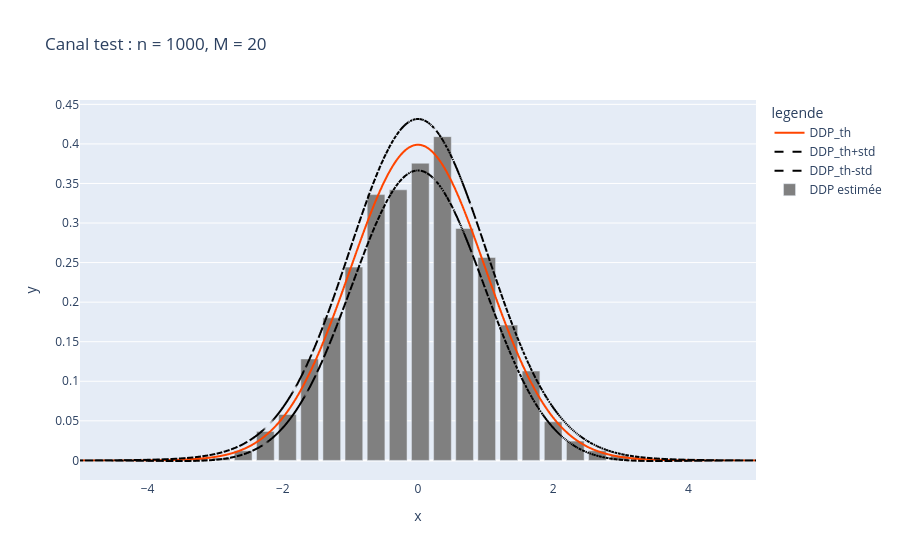

Notebook cell for this chart:
### Code cell
# analyse du canal test
b = tsa.canal_test()

n = 1000
DDPest, c, Delta = histo(b, n=n, M=20)

cth = np.linspace(-5, 5, 1000)
DDPth = np.exp(-cth**2 / 2) / np.sqrt(2 * np.pi)
std_estim = np.sqrt(DDPth * (1 - Delta * DDPth) / (n * Delta))

compareDDP(c, DDPest, cth, DDPth, std_estim, title=f"Canal test : n = {n}, M = 20")

### Figure 1 — Plotly figure (JSON) as saved in the notebook; plotly's stock layout.template omitted (floating-point values rounded to 4 significant figures; data arrays with more than 128 entries replaced by an {"elided": "..."} marker saying what was removed)
{"data": [{"hovertemplate": "legende=DDP_th<br>x=%{x}<br>y=%{y}<extra></extra>", "legendgroup": "DDP_th", "line": {"color": "orangered", "dash": "solid"}, "marker": {"symbol": "circle"}, "mode": "lines", "name": "DDP_th", "showlegend": true, "type": "scattergl", "x": {"elided": "1000 float values"}, "xaxis": "x", "y": {"elided": "1000 float values"}, "yaxis": "y"}, {"hovertemplate": "legende=DDP_th+std<br>x=%{x}<br>y=%{y}<extra></extra>", "legendgroup": "DDP_th+std", "line": {"color": "black", "dash": "dash"}, "marker": {"symbol": "circle"}, "mode": "lines", "name": "DDP_th+std", "showlegend": true, "type": "scattergl", "x": {"elided": "1000 float values"}, "xaxis": "x", "y": {"elided": "1000 float values"}, "yaxis": "y"}, {"hovertemplate": "legende=DDP_th-std<br>x=%{x}<br>y=%{y}<extra></extra>", "legendgroup": "DDP_th-std", "line": {"color": "black", "dash": "dash"}, "marker": {"symbol": "circle"}, "mode": "lines", "name": "DDP_th-std", "showlegend": true, "type": "scattergl", "x": {"elided": "1000 float values"}, "xaxis": "x", "y": {"elided": "1000 float values"}, "yaxis": "y"}, {"marker": {"color": "gray"}, "name": "DDP estimée", "type": "bar", "x": [-3.24, -2.913, -2.585, -2.258, -1.931, -1.603, -1.276, -0.9481, -0.6206, -0.2931, 0.03433, 0.3618, 0.6893, 1.017, 1.344, 1.672, 1.999, 2.327, 2.654, 2.982], "y": [0.003054, 0.003054, 0.01221, 0.03664, 0.05802, 0.1283, 0.1802, 0.2443, 0.3359, 0.342, 0.3756, 0.4092, 0.2932, 0.2565, 0.171, 0.113, 0.04886, 0.02443, 0.01221, 0.006107]}], "layout": {"legend": {"title": {"text": "legende"}, "tracegroupgap": 0}, "title": {"text": "Canal test : n = 1000, M = 20"}, "xaxis": {"anchor": "y", "domain": [0, 1], "title": {"text": "x"}}, "yaxis": {"anchor": "x", "domain": [0, 1], "title": {"text": "y"}}}}
